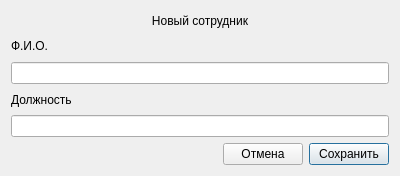
<?xml version="1.0" encoding="UTF-8"?>
<ui version="4.0">
 <class>EmployeeDialog</class>
 <widget class="QDialog" name="EmployeeDialog">
  <property name="geometry">
   <rect>
    <x>0</x>
    <y>0</y>
    <width>400</width>
    <height>176</height>
   </rect>
  </property>
  <property name="minimumSize">
   <size>
    <width>400</width>
    <height>0</height>
   </size>
  </property>
  <property name="windowTitle">
   <string>EmployeeDialog</string>
  </property>
  <layout class="QVBoxLayout" name="verticalLayout">
   <item>
    <widget class="QLabel" name="titleLabel">
     <property name="text">
      <string>Новый сотрудник</string>
     </property>
     <property name="alignment">
      <set>Qt::AlignmentFlag::AlignCenter</set>
     </property>
    </widget>
   </item>
   <item>
    <widget class="QLabel" name="shortNameLabel">
     <property name="text">
      <string>Ф.И.О.</string>
     </property>
    </widget>
   </item>
   <item>
    <widget class="QLineEdit" name="shortNameLineEdit"/>
   </item>
   <item>
    <widget class="QLabel" name="positionLabel">
     <property name="text">
      <string>Должность</string>
     </property>
    </widget>
   </item>
   <item>
    <widget class="QLineEdit" name="positionLineEdit"/>
   </item>
   <item>
    <layout class="QHBoxLayout" name="horizontalLayout">
     <item>
      <spacer name="horizontalSpacer">
       <property name="orientation">
        <enum>Qt::Orientation::Horizontal</enum>
       </property>
       <property name="sizeHint" stdset="0">
        <size>
         <width>40</width>
         <height>20</height>
        </size>
       </property>
      </spacer>
     </item>
     <item>
      <widget class="QPushButton" name="cancelButton">
       <property name="text">
        <string>Отмена</string>
       </property>
       <property name="autoDefault">
        <bool>false</bool>
       </property>
      </widget>
     </item>
     <item>
      <widget class="QPushButton" name="saveButton">
       <property name="text">
        <string>Сохранить</string>
       </property>
       <property name="default">
        <bool>true</bool>
       </property>
      </widget>
     </item>
    </layout>
   </item>
  </layout>
 </widget>
 <resources/>
 <connections/>
</ui>
